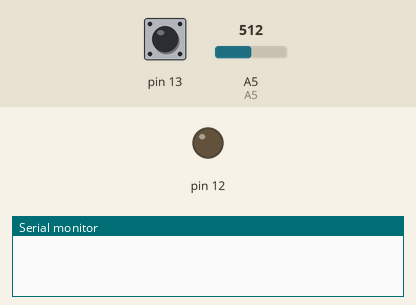
Recording of a sketch running on a simulated Arduino Uno, built with avr-gcc and run on an emulated ATmega328P. On the bench: output pins drawn as LEDs (lit = HIGH), the last lines printed to the serial monitor. Dashed ring = blinking. Inputs (shaded band) come from the test bench; at power-on: pin 13 HIGH, A5 = 512.

Above: at 2.8 s.
2.9 s: pin 13 pulled LOW for 1.2 s
5.6 s: A5 set to 603
7.2 s: A5 set to 630
At 8.8 s:
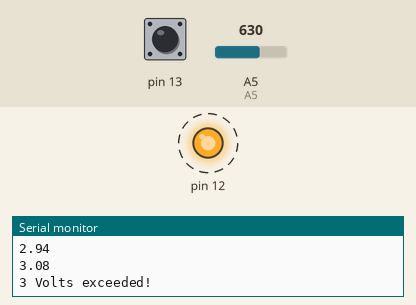
11.3 s: A5 set to 511
At 12.4 s:
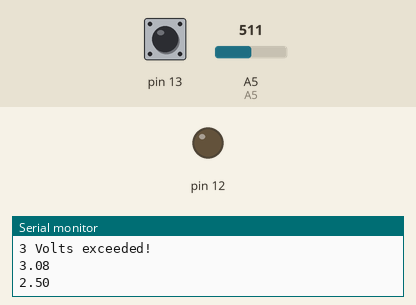
Timing chart, 0 to 13.8 s (numbered marks = the images above; inputs shaded):
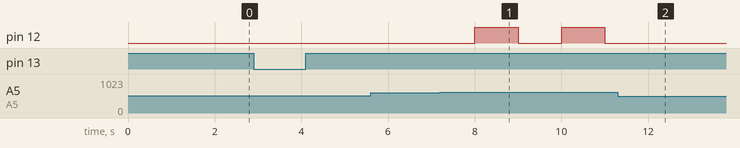

The sketch:

VoltimeterWithArray.ino
```cpp
#define A5 19

size_t size = 0;
int i = 0;
float *values = new float[size];
float value = 0;
bool currentSet = false, alarm = false, output = false;
static bool previousSet = false;
void setup() {
  pinMode(13, INPUT_PULLUP);
  pinMode(A5, INPUT);
  pinMode(12, OUTPUT);

  Serial.begin(9600);
  digitalWrite(12, false);
}

void copyAndResize(float *array, size_t &size) {

  float *newArray = new float[size * 2]; // can't return pointers to variables existing only in scope (function). The solution is to create either static variable
  // and return pointer to it (or first element of array) or dynamically allocate memory and return pointer to it!
  size *= 2;

  // copy memory from old to new (reallocate)
  for (size_t i = 0; i < size; ++i) {
    newArray[i] = array[i];
  }
  // OR
  //memcpy(array, copy, size * sizeof(float));

  array = newArray;
  delete[] newArray;

  return array; // return array that contains old array but with 2*indexes
}

void loop() {
  currentSet = !digitalRead(13);

  if (!previousSet && currentSet) {
    output = !output;
  }

  if (output) {
    value = analogRead(A5) * (5.0/1024.0); // .0 is information for compilator to treat it as float, if it were (5/1024) it would be rounded to int

    if (i >= size) {
      copyAndResize(values, size);
    } // only allocate new memory when it's needed

    values[i] = value; // save new value, it will execute 9 times and only 10th the previous if statement will be excetuted
    // this way you only allocate memory and copy pointers to large arrays every 10 iterations
    Serial.println(value);
    i++; // loop function acts as internal loop, thus needed iterator
  }

  if (value >= 3) {
    if(!alarm) {
    alarm = true;
    Serial.println("3 Volts exceeded!");
    }
    else {
      alarm = false;
    }
  }
  else {
    alarm = false;
  }
  digitalWrite(12, alarm);

  delay(1000);
  previousSet = currentSet;
}
```

Measured:
- the behaviour switches between 614 and 615 on A5 (found by bisection; images 0 and 1)
- after the input at 7.2 s, pin 12: alternates HIGH for 1.0 s and LOW for 1.0 s, starting after 0.80 s
- after the input at 11.3 s, pin 12: stays LOW (without the input it goes to HIGH after 0.71 s)
